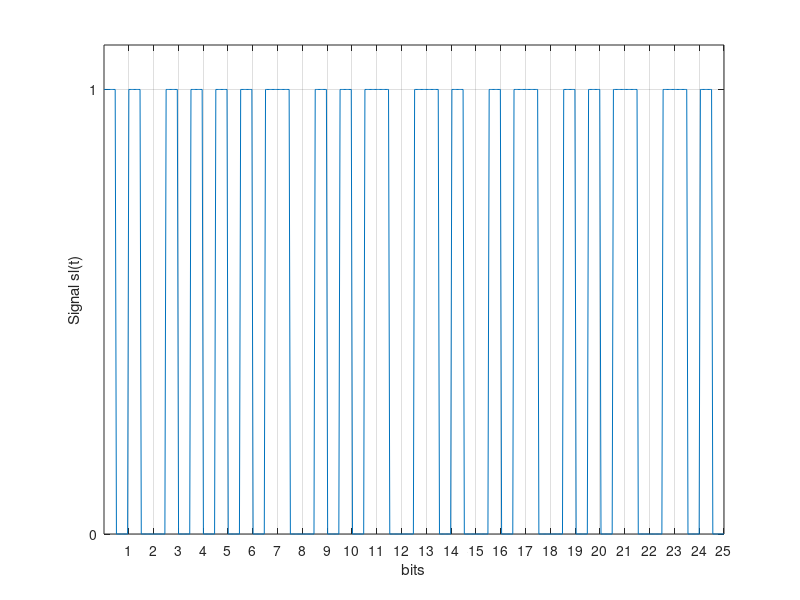
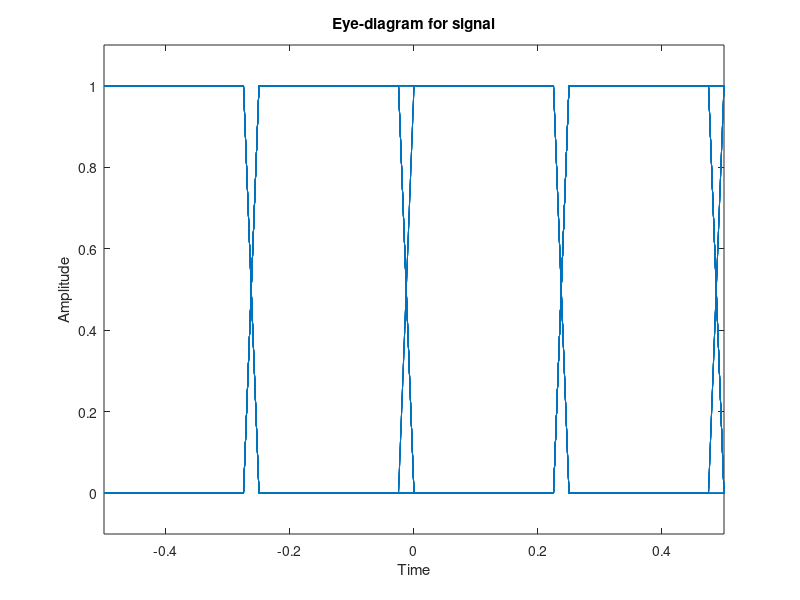
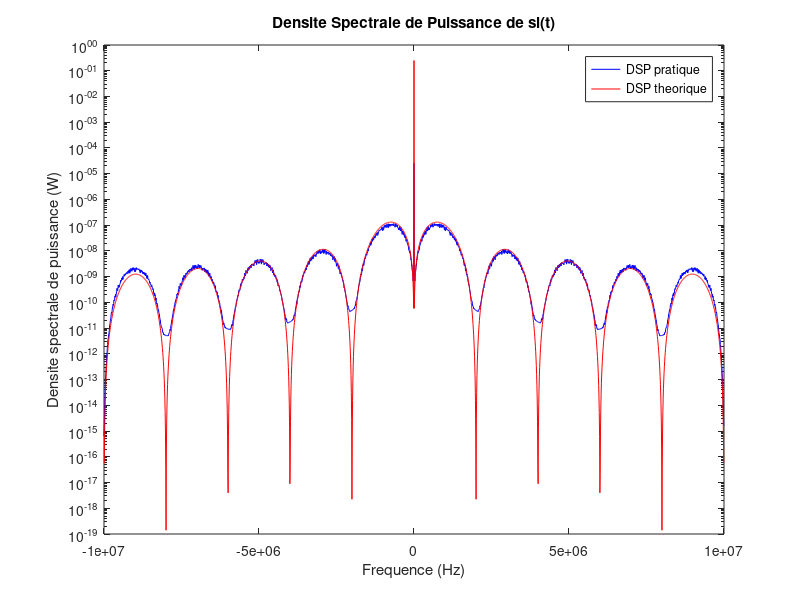

Here is the MATLAB script that generated these plots, in order:
%% =================== Communications numeriques ==================== %%
%  Gourdel Thibaut                                           . \|/ /,  %
%  Perrot Remi            =================                  \\`''/_-- %
%  TS226                  | 4.3 Travail   |           Bordeaux INP --- %
%  Decembre 2015          |  a effectuer  |           ENSEIRB  ,..\\`  %
%                         =================           MATMECA / | \\`  %
% ==================================================================== %

clear all; close all; clc;

%% ================================= Definition des variables =============

% Frequence d'echantillonnage
fe = 20e6;
Te = 1/fe;

% Debit symbole
Ds = 1e6;
Ts = 1/Ds;

% Facteur de surechantillonnage
Fse = Ts/Te;

% Precision des ffts :
Nfft = 2048;

% Nombre de bits du message de test
lngr = 10000;

% p(t) le filtre de mise en forme
p = [ -ones(1, Fse/2) ones(1, Fse/2) ] /2;

%% =========================================== Canal ======================

% Generation de la sequence binaire ([imin, imax], pas, Nbe de symbole)
sb = randi([0, 1], 1, lngr);

% Modulation de phase (donnee, nombre de symboles, phase)
% (passage en Ak = +1 et -1)
ss = sb * 2 -1;

% On surechantillonne le signal
ss_sur = upsample(ss, Fse);

% Convolution du signal ss(t) et g(t)
sl = conv(ss_sur, p) + 0.5;
% sl = filter(p, 1, ss_sur) + 0.5;

%% ========================================== Courbes =====================

%                                          Question 11. Allure temporelle %
% ----------------------------------------------------------------------- %

% Nbre de bits a etudier
nb_bit = 25;

figure('Name','Allure temporelle de sl(t)');
x = linspace(0, nb_bit, nb_bit*Fse);
plot(x, sl(1:nb_bit*Fse));
xlabel('bits'); ylabel('Signal sl(t)');
% Choix de l'axe
V=axis;
axis([V(1) V(2) 0 1.1]);
% Graduations :
set(gca,'XTick', 1:nb_bit);
set(gca, 'YTick', [0 1]);
grid on;

%                                        Question 12. Diagramme de l'oeil %
% ----------------------------------------------------------------------- %

nb_bit = 100;

eyediagram(sl(1:nb_bit*Fse), 2*Ts*fe);
V=axis;
axis([V(1) V(2) -0.1 1.1]);

%                             Question 13. Densite spectrale de puissance %
% ----------------------------------------------------------------------- %

% == Densite spectrale de sl(t) ---------------

% On commence par "decouper" notre vecteur, pour effectuer un moyennage

% Nombre de lignes pour le moyennage
nbr_lignes = ceil(length(sl) / Nfft);
% Zero-padding
sl_zero = zeros(1, nbr_lignes*Nfft);
sl_zero(1:length(sl)) = sl;
% "Decoupage" du vecteur
sl_mat = reshape(sl_zero, Nfft, nbr_lignes);

% DSP
% Transformee de Fourier
Sl = fft(sl_mat, Nfft);
Sl_moy = mean(abs(Sl), 2);
% On centre la TF
Sl_dec = fftshift(Sl_moy);
% Formule de la DSP
dsp_pra = (1/(fe*Nfft)) * (Sl_dec.^2);

% Frequences observees
f = -fe/2 : fe/Nfft : fe/2-fe/Nfft;

% == Theorique (basee sur f) ------------------

% Tout d'abord, il faut decrire le dirac ; il est au centre des frequences
dirac = zeros(1, Nfft);
dirac(ceil(Nfft/2 + 1)) = 1;

% A present, on cree la DSP avec la formule de la question 8 :
dsp_theo = 0.25*dirac + ...
    ((Ts^3 * (f*pi).^2)/16) .* ...
    (sinc((Ts * f) ./ 2)).^4;

figure('Name', 'DSP de sl(t)');

semilogy(f, dsp_pra, 'b');
hold on;
semilogy(f(2:end), dsp_theo(2:end), 'r');
% (la premiere valeur de dsp_theo altere le graph)

legend('DSP pratique', 'DSP theorique');
title('Densite Spectrale de Puissance de sl(t)');
xlabel('Frequence (Hz)');
ylabel('Densite spectrale de puissance (W)');